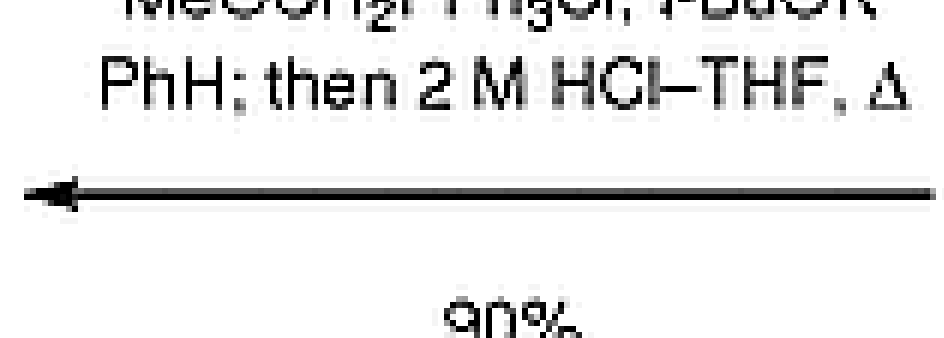
#> input picture Backend/arrows/1.png, 944 x 338 px
$ python borrar.py
#> lines starting #> are read from the running program, lines starting #| are printed output that depends on the picture; after the words box and inside, x2 and y2 are one past the last pixel; in counts of white or black regions, pixels touching at a corner belong together
import cv2
import numpy as np
import math
import console

def preprocess(img):
    img_gray = cv2.cvtColor(img, cv2.COLOR_BGR2GRAY)
    img_blur = cv2.GaussianBlur(img_gray, (5, 5), 1) # Gaussian Filter
    ret, img_thr = cv2.threshold(img_blur, 70, 255, cv2.THRESH_BINARY) # Makes picture clearer
    img_cany = cv2.Canny(img_thr, 50, 50) # Edge detection
    kernel = np.ones((3,3), np.uint8)
    img_dilate = cv2.dilate(img_cany, kernel, iterations = 2) # Edge expansion
    img_erode = cv2.erode(img_dilate, kernel, iterations = 1) # Edge corrosion

    # cv2.imwrite("../arrows/res_erode_1.png", img_erode)
    return img_erode

def find_tip(points, convex_hull):
    length = len(points)
    indices = np.setdiff1d(range(length), convex_hull) # Find index of 1 points in concave of arrow
    for i in range(2):
        j = indices[i] + 2
        if j > length - 1:
            j = length - j
        p = j + 2
        if p > length - 1:
            p = length - p
        if np.all(points[j] == points[indices[i-1]-2]):
            return tuple([points[j], points[p]])

def rotate(angle, xy):
    rotatex = math.cos(angle)*xy[0] - math.sin(angle)*xy[1]
    rotatey = math.cos(angle)*xy[0] + math.sin(angle)*xy[1]
    return tuple([rotatex,rotatey])

img = cv2.imread("../arrows/1.png")
#> img is the input picture: shape (338, 944, 3); min 0, max 255, mean 232
w,h,c = img.shape
#> w = 338; h = 944; c = 3

cnts,hierarchy = cv2.findContours(preprocess(img), cv2.RETR_LIST, cv2.CHAIN_APPROX_NONE) # Get image outline.
#> in preprocess, `img_blur = cv2.GaussianBlur(img_gray, (5, 5), 1)`:
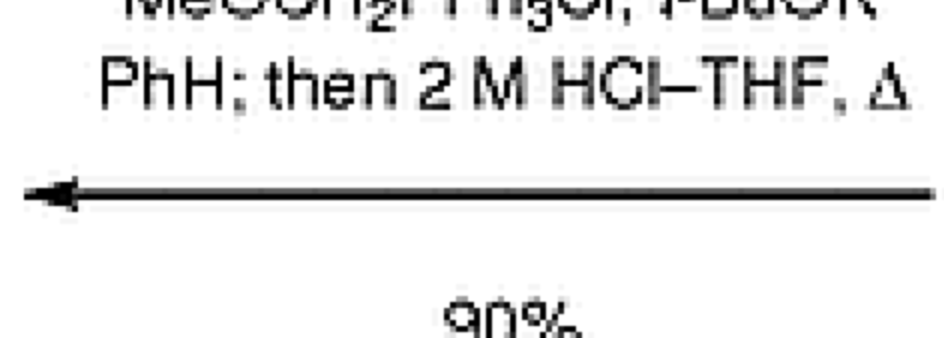
#> img_blur: shape (338, 944); min 0, max 255, mean 232
#> in preprocess, `ret, img_thr = cv2.threshold(img_blur, 70, 255, cv2.THRESH_BINARY)`:
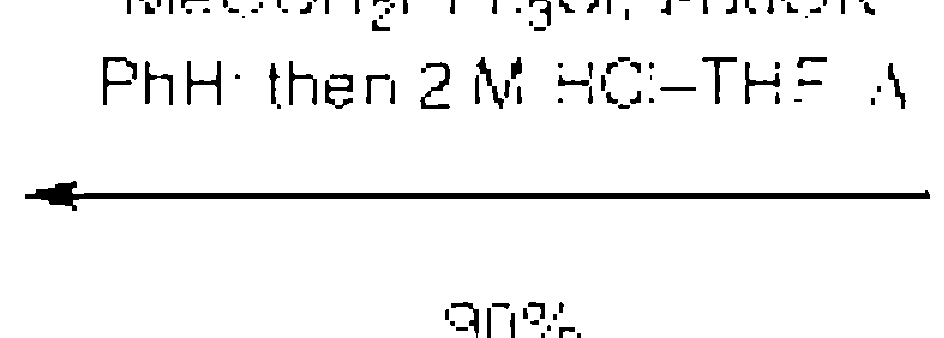
#> img_thr: shape (338, 944); 95% white; 108 black regions (10 under 20 px), largest, box (x1, y1, x2, y2) and area: (25, 181, 930, 211) 5897, (103, 57, 137, 105) 506, (420, 62, 450, 109) 485
#> in preprocess, `img_cany = cv2.Canny(img_thr, 50, 50)`:
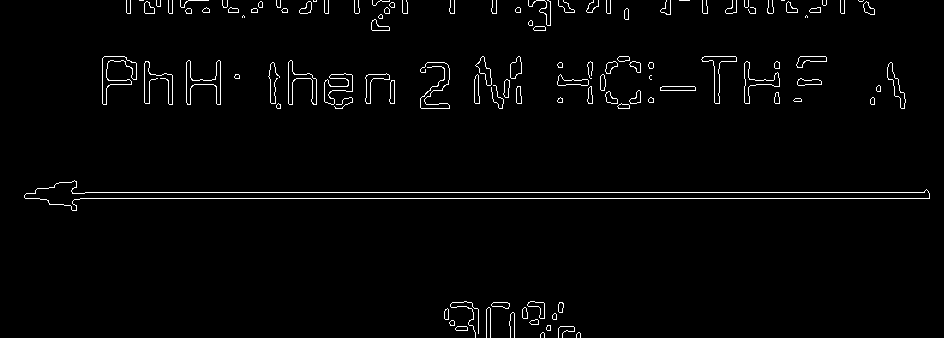
#> img_cany: shape (338, 944); 2.1% white in thin lines or dots
#> in preprocess, `img_dilate = cv2.dilate(img_cany, kernel, iterations = 2)`:
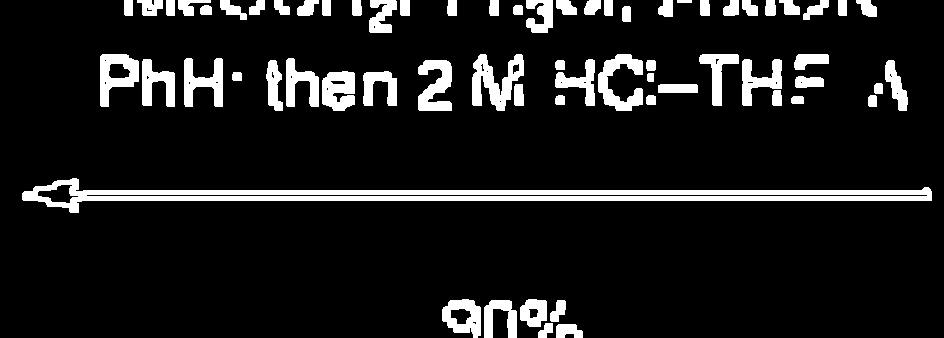
#> img_dilate: shape (338, 944); 10.8% white; 66 white regions, largest, box (x1, y1, x2, y2) and area: (22, 178, 932, 213) 9421, (472, 54, 524, 111) 1522, (598, 54, 643, 111) 1282
#> in preprocess, `img_erode = cv2.erode(img_dilate, kernel, iterations = 1)`:
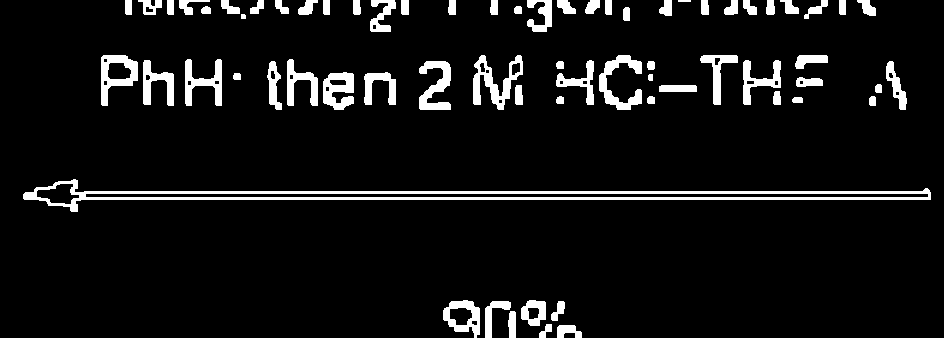
#> img_erode: shape (338, 944); 7.5% white; 68 white regions
#> cnts = 97 contours, 16 with area under 20; largest, box (x1, y1, x2, y2) and area: (23, 179, 931, 212) 7798, (85, 193, 929, 198) 3370, (101, 55, 138, 106) 1128, (473, 55, 523, 110) 1057, (443, 300, 480, 338) 926
for cnt in cnts:
    peri = cv2.arcLength(cnt, True) # Get perimeter
    approx = cv2.approxPolyDP(cnt, 0.025 * peri, True) # Get endpoint and return polygon endopoint value of the contour.
    hull = cv2.convexHull(approx, returnPoints = False) # Get the covnex hull and return the index of the convex hull corner.

    sides = len(hull)
    if 6 > sides > 3 and sides + 2 == len(approx):
        arrow_tip = find_tip(approx[:,0,:], hull.squeeze())
    else:
        arrow_tip = 0
    # Judge direction:
    if arrow_tip:
        arrow_dir = np.array(arrow_tip[0]) - np.array(arrow_tip[1])
        arrow_rotate = rotate(math.pi/4, arrow_dir)

        if arrow_rotate[0] > 0:
            if arrow_rotate[1] > 0:
                print("Right")
            else:
                print("Up")
        else:
            if arrow_rotate[1] > 0:
                print("Down")
            else:
                print("Left")
#> this loop made 97 passes
#> (peri, approx, hull, sides, arrow_tip) on passes 11, 13, 22, 23: (1691.7, [[85, 194], [928, 196]], [1, 0], 2, 0), (1876.7, [[23, 194], [930, 199]], [1, 0], 2, 0), (84.83, [[659, 86], [659, 91], [696, 91], [695, 85]], [3, 2, 1, 0], 4, 0), (50.24, [[516, 85], [515, 103], [522, 104], [521, 85]], [3, 2, 1, 0], 4, 0)
#> (peri, sides, arrow_tip, arrow_dir, arrow_rotate) on passes 70, 73: (60.14, 5, ([875, 15], [869, 4]), [6, 11], (-3.54, 12.02)), (58.49, 5, ([798, 13], [791, 4]), [7, 9], (-1.41, 11.31))
#| Down
#| Down
